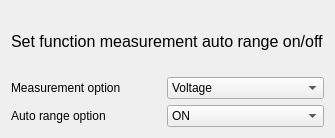
            <widget class="QWidget" name="tab_DMM7510_set_measurement_autorange">
             <attribute name="title">
              <string>Set measurement auto range</string>
             </attribute>
             <layout class="QFormLayout" name="formLayout_61">
              <item row="0" column="0" colspan="2">
               <widget class="QLabel" name="label_188">
                <property name="minimumSize">
                 <size>
                  <width>0</width>
                  <height>60</height>
                 </size>
                </property>
                <property name="font">
                 <font>
                  <family>Arial</family>
                  <pointsize>12</pointsize>
                  <weight>50</weight>
                  <italic>false</italic>
                  <bold>false</bold>
                 </font>
                </property>
                <property name="styleSheet">
                 <string notr="true">font: 12pt &quot;Arial&quot;;</string>
                </property>
                <property name="text">
                 <string>Set function measurement auto range on/off</string>
                </property>
               </widget>
              </item>
              <item row="1" column="0">
               <widget class="QLabel" name="label_189">
                <property name="minimumSize">
                 <size>
                  <width>150</width>
                  <height>0</height>
                 </size>
                </property>
                <property name="maximumSize">
                 <size>
                  <width>200</width>
                  <height>16777215</height>
                 </size>
                </property>
                <property name="text">
                 <string>Measurement option</string>
                </property>
               </widget>
              </item>
              <item row="1" column="1">
               <widget class="QComboBox" name="comboBox_DMM7510_set_measurement_autorange_option">
                <property name="sizeAdjustPolicy">
                 <enum>QComboBox::AdjustToContentsOnFirstShow</enum>
                </property>
                <item>
                 <property name="text">
                  <string>Voltage</string>
                 </property>
                </item>
                <item>
                 <property name="text">
                  <string>Current</string>
                 </property>
                </item>
                <item>
                 <property name="text">
                  <string>Resistance</string>
                 </property>
                </item>
                <item>
                 <property name="text">
                  <string>Capacitance</string>
                 </property>
                </item>
                <item>
                 <property name="text">
                  <string>Fresistance</string>
                 </property>
                </item>
                <item>
                 <property name="text">
                  <string>Voltage_Ratio</string>
                 </property>
                </item>
                <item>
                 <property name="text">
                  <string>Voltage_AC</string>
                 </property>
                </item>
                <item>
                 <property name="text">
                  <string>Current_AC</string>
                 </property>
                </item>
               </widget>
              </item>
              <item row="2" column="0">
               <widget class="QLabel" name="label_217">
                <property name="minimumSize">
                 <size>
                  <width>150</width>
                  <height>0</height>
                 </size>
                </property>
                <property name="maximumSize">
                 <size>
                  <width>200</width>
                  <height>16777215</height>
                 </size>
                </property>
                <property name="text">
                 <string>Auto range option</string>
                </property>
               </widget>
              </item>
              <item row="2" column="1">
               <widget class="QComboBox" name="comboBox_DMM7510_set_measurement_autorange_flag">
                <property name="sizeAdjustPolicy">
                 <enum>QComboBox::AdjustToContentsOnFirstShow</enum>
                </property>
                <item>
                 <property name="text">
                  <string>ON</string>
                 </property>
                </item>
                <item>
                 <property name="text">
                  <string>OFF</string>
                 </property>
                </item>
               </widget>
              </item>
             </layout>
            </widget>
